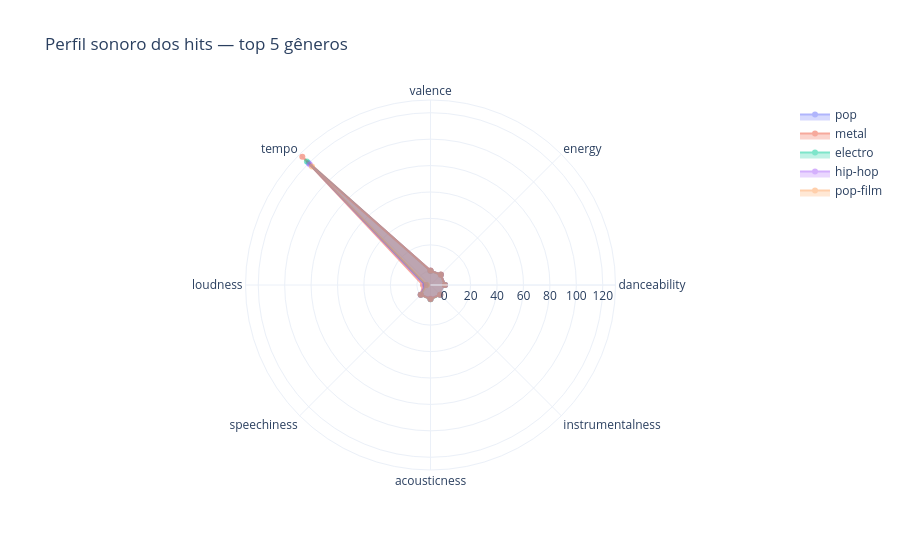

Notebook source saved alongside this figure:
### Markdown cell above
## Perfil sonoro dos gêneros que mais produzem hits

Pego os 5 gêneros com mais hits e comparo o perfil médio de cada um. Isso responde: "o que faz um hit em pop é diferente do que faz um hit em hip-hop?"

### Code cell
top5_genres = hits_by_genre.head(5)["track_genre"].tolist()
hits_top5 = df[(df["is_hit"] == 1) & (df["track_genre"].isin(top5_genres))]

radar_feats = [f for f in FEATURES if f != "duration_ms"]

fig = go.Figure()
for genre in top5_genres:
    genre_data = hits_top5[hits_top5["track_genre"] == genre][radar_feats].mean()
    fig.add_trace(go.Scatterpolar(
        r=genre_data.values, theta=radar_feats,
        fill="toself", name=genre, opacity=0.5,
    ))

fig.update_layout(
    title="Perfil sonoro dos hits — top 5 gêneros",
    polar=dict(radialaxis=dict(visible=True)),
    height=550, template="plotly_white",
)
fig.show()

### Figure 1 — Plotly figure (JSON) as saved in the notebook; plotly's stock layout.template omitted (floating-point values rounded to 4 significant figures)
{"data": [{"fill": "toself", "name": "pop", "opacity": 0.5, "r": [0.5975, 0.5969, 0.4728, 120.2, -6.814, 0.08162, 0.3919, 0.003549], "theta": ["danceability", "energy", "valence", "tempo", "loudness", "speechiness", "acousticness", "instrumentalness"], "type": "scatterpolar"}, {"fill": "toself", "name": "metal", "opacity": 0.5, "r": [0.4602, 0.8561, 0.373, 126.8, -4.706, 0.08146, 0.02492, 0.04502], "theta": ["danceability", "energy", "valence", "tempo", "loudness", "speechiness", "acousticness", "instrumentalness"], "type": "scatterpolar"}, {"fill": "toself", "name": "electro", "opacity": 0.5, "r": [0.6594, 0.5807, 0.4486, 121.9, -6.904, 0.07234, 0.3205, 0.04318], "theta": ["danceability", "energy", "valence", "tempo", "loudness", "speechiness", "acousticness", "instrumentalness"], "type": "scatterpolar"}, {"fill": "toself", "name": "hip-hop", "opacity": 0.5, "r": [0.707, 0.6889, 0.5433, 118.7, -6.121, 0.1308, 0.2361, 0.01336], "theta": ["danceability", "energy", "valence", "tempo", "loudness", "speechiness", "acousticness", "instrumentalness"], "type": "scatterpolar"}, {"fill": "toself", "name": "pop-film", "opacity": 0.5, "r": [0.5947, 0.6042, 0.5116, 116.5, -7.547, 0.0606, 0.4484, 0.003433], "theta": ["danceability", "energy", "valence", "tempo", "loudness", "speechiness", "acousticness", "instrumentalness"], "type": "scatterpolar"}], "layout": {"height": 550, "polar": {"radialaxis": {"visible": true}}, "title": {"text": "Perfil sonoro dos hits — top 5 gêneros"}}}
